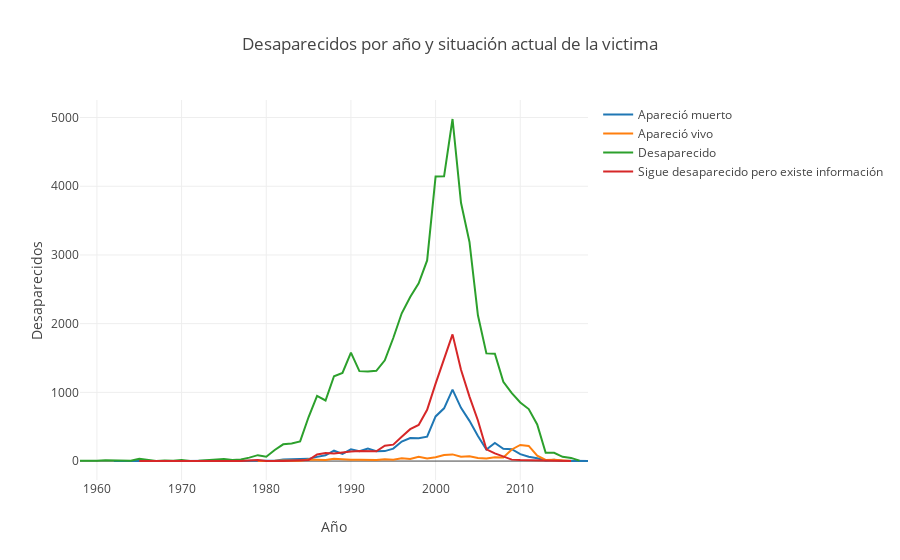

The notebook cell saved with this chart:
### Code cell
layout = go.Layout(
    title = "Desaparecidos por año y situación actual de la victima" , 
    xaxis = dict( 
        title = "Año"
    ) , 
    yaxis = dict(
        title = "Desaparecidos"
    ) 
)
fig = go.Figure( data = desaparecidos_tipo , layout = layout )

iplot( fig, filename='desariciones_annoh')
